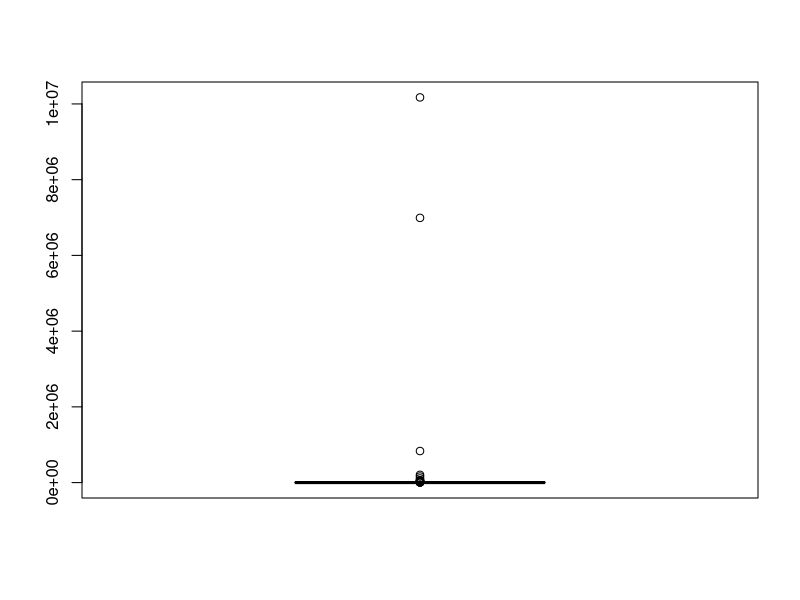
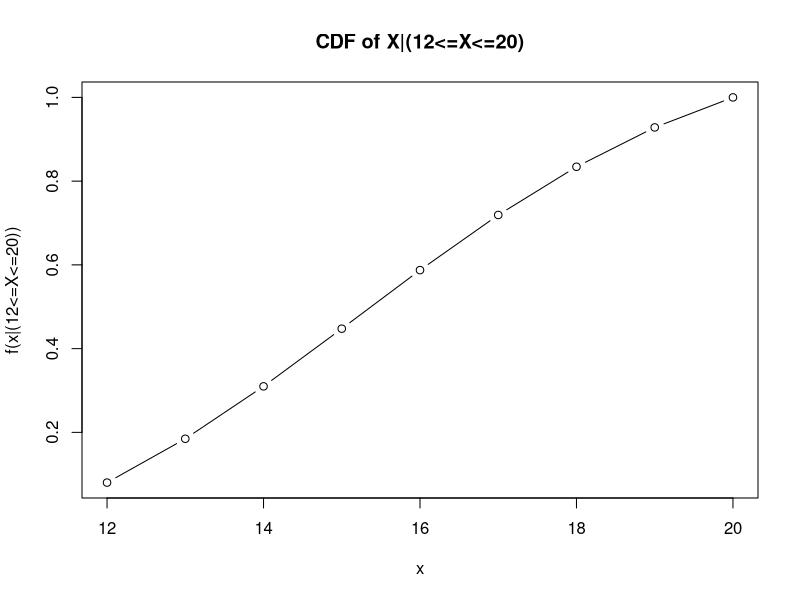
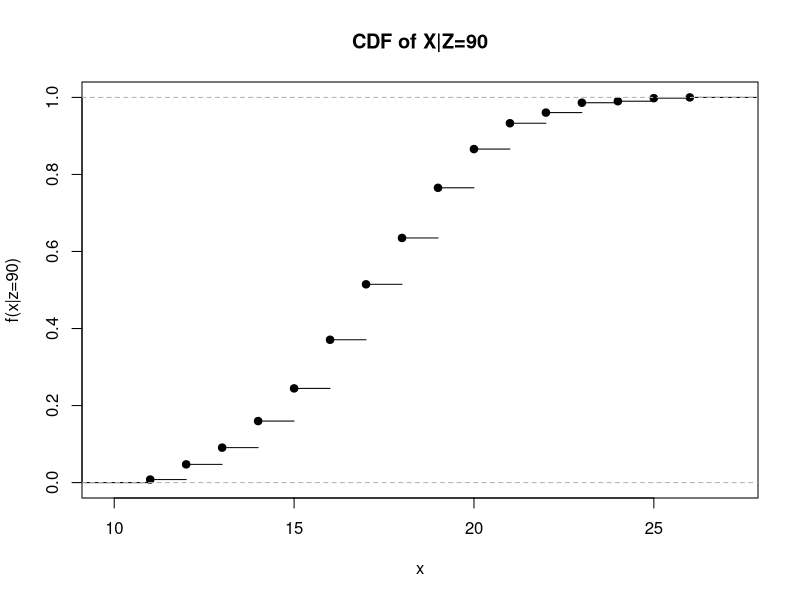

These charts were generated, in order, by the following R code:
## ---- chunk 1
knitr::opts_chunk$set(echo = TRUE)
## ---- chunk 2
v <- c()
for (i in c(1:100)){
  x <- 0
  count <- 0
  while (TRUE){
    if (runif(1) > 0.5){
      x <- x + 1
    } else{
      x <- x - 1
    }
    count <- count + 1
    if (x == 15){
      break
    }
  }
  v = append(v, count)
}
boxplot(v)
summary(v)
## ---- chunk 3
m <- c(1/2, 1/4, 0, 1/4, 0, 0, 0, 0, 0,
       1/6, 1/2, 1/6, 0, 1/6, 0, 0, 0, 0,
       0, 1/4, 1/2, 0, 0, 1/4, 0, 0, 0,
       1/6, 0, 0, 1/2, 1/6, 0, 1/6, 0, 0,
       0, 1/6, 0, 1/6, 1/2, 1/6, 0, 0, 0,
       0, 0, 1/4, 0, 1/4, 1/2, 0, 0, 0,
       0, 0, 0, 1/4, 0, 0, 1/2, 1/4, 0,
       0, 0, 0, 0, 0, 0, 1/4, 1/2, 1/4,
       0, 0, 0, 0, 0, 0, 0, 0, 1)
zog_transition_matrix <- matrix(m, ncol=9, nrow=9, byrow=T)
zog_matrix <- zog_transition_matrix %*% zog_transition_matrix %*% zog_transition_matrix
cat("P{ X3 = 3 | X0 = 1 } =", zog_matrix[1,3])
## ---- chunk 4
m <- c(1/2, 1/4, 0, 1/4, 0, 0, 0, 0, 0,
       1/6, 1/2, 1/6, 0, 1/6, 0, 0, 0, 0,
       0, 1/4, 1/2, 0, 0, 1/4, 0, 0, 0,
       1/6, 0, 0, 1/2, 1/6, 0, 1/6, 0, 0,
       0, 1/6, 0, 1/6, 1/2, 1/6, 0, 0, 0,
       0, 0, 1/4, 0, 1/4, 1/2, 0, 0, 0,
       0, 0, 0, 1/4, 0, 0, 1/2, 1/4, 0,
       0, 0, 0, 0, 0, 0, 1/4, 1/2, 1/4,
       0, 0, 0, 0, 0, 0, 0, 0, 1)
zog_transition_matrix <- matrix(m, ncol=9, nrow=9, byrow=T)

a <- T
count <- 0
while (a){
  zog_last_matrix <- zog_transition_matrix
  zog_transition_matrix <- zog_transition_matrix %*% zog_transition_matrix
  count <- count + 1
  for (i in c(1:8)){
    a <- F
    if (zog_transition_matrix[i,9] < 0.5){
      a <- T
      break
    }
  }
}

b <- T
while (b){
  for (i in c(1:8)){
    if (zog_last_matrix[i,9] < 0.5){
      b <- F
    }
  }
  if (b == T){
    zog_last_matrix <- zog_transition_matrix
    zog_transition_matrix <- zog_transition_matrix %*% zog_transition_matrix
    count <- count + 1
  }
}

cat("The chance of the caveman's survival for more than", count,
    "steps is less 50% no matter where he starts.")
## ---- chunk 5
simX <- function(lambda, p, k){
  n <- rpois(k, lambda = lambda)
  b <- rbinom(k, size = n, prob = p)
}
## ---- chunk 6
mean(replicate(100, simX(44, 0.5, 100)))
## ---- chunk 7
pbinom(11, 80, 0.2)
pbinom(17, 80, 0.2)
pbinom(11, 80, 0.2)/pbinom(17, 80, 0.2)
## ---- chunk 8
E <- 0
for (i in c(0:17)){
  E <- E + i*dbinom(i, 80, 0.2)/pbinom(17, 80, 0.2)
}
print(E)
## ---- chunk 9
x = 12:20
denominator = pbinom(20, 80, 0.2) - pbinom(11, 80, 0.2)
y = sapply(x, function (x) (pbinom(x, 80, 0.2) - pbinom(11, 80, 0.2))/denominator)
plot(x, y, type = 'b', main = 'CDF of X|(12<=X<=20)', ylab = 'f(x|(12<=X<=20))')
## ---- chunk 10
n = 1e4
xcz <- c()
x <- rbinom(n, 80, 0.2)
y <- rbinom(n, 100, 0.7)
for (i in c(1:n)){
  if (x[i] + y[i] == 90){
    xcz = c(xcz, x[i])
  }
}
plot(ecdf(xcz), main = 'CDF of X|Z=90', ylab = 'f(x|z=90)')
## ---- chunk 11
n = 1e4
x <- rbinom(n, 80, 0.2)
y <- rbinom(n, 100, 0.7)
z <- c()
k <- c(10, 15, 20)
for (kvalue in k){
  for (i in c(1:n)){
    if (x[i] == kvalue){
      z <- c(z, x[i]+y[i])
    }
  }
  cat("E[Z|X=", kvalue, "]=", mean(z), "\n")
}
## ---- chunk 12
n = 1e4
x <- rbinom(n, 80, 0.2)
y <- rbinom(n, 100, 0.7)
xczk <- c()
k <- c(80, 90, 100)
for (kvalue in k){
  for (i in c(1:n)){
    if (x[i]+y[i] == kvalue){
      xczk <- c(xczk, x[i])
    }
  }
  cat("E[X|Z=", kvalue, "]=", mean(xczk), "\n")
}
